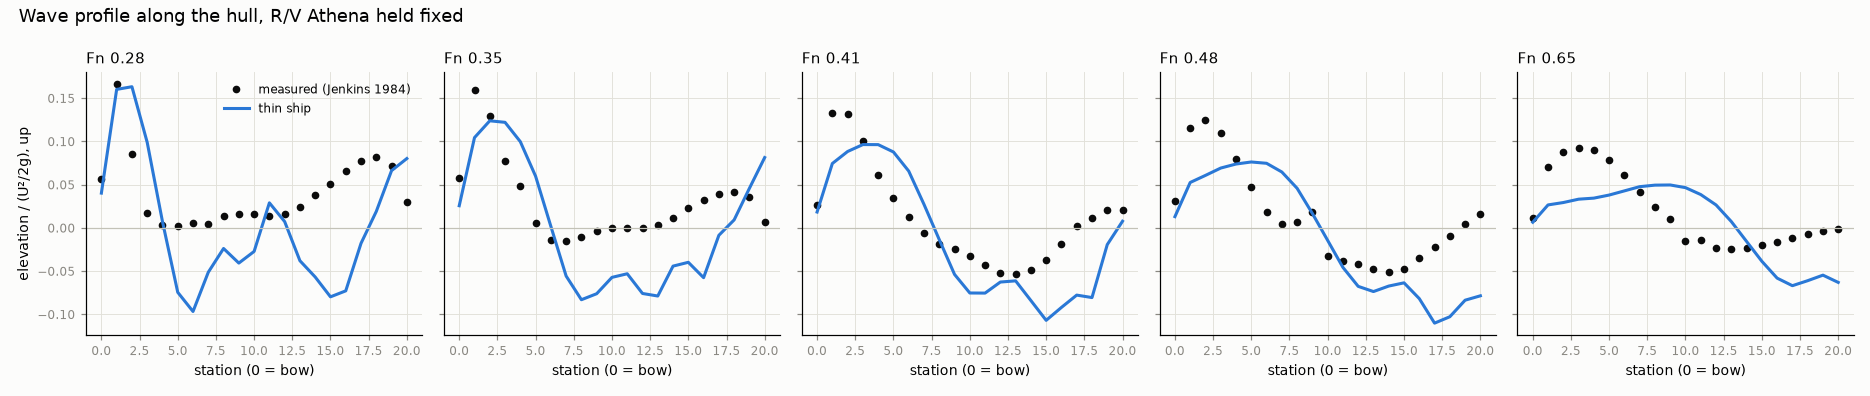

Here is the Python script that generated this plot:
"""
The wave profile along the hull: thin ship against Jenkins' (1984) measurements
on R/V Athena held at zero sinkage and trim.

    uv run python validation/athena/wave_profile.py

Elevations are given as zeta / (U^2 / 2g), positive UP (the report's sign is
reversed). The thin-ship elevation is the linear wave field evaluated on the
still waterline at the hull side. Writes `wave_profile.md` and `.png`.
"""

import csv
import math
import warnings
from pathlib import Path

import matplotlib

matplotlib.use("Agg")
import matplotlib.pyplot as plt
import numpy as np

warnings.filterwarnings("ignore")
from athena import LPP, athena_hull

HERE = Path(__file__).parent
G = 9.80665
rows = list(csv.DictReader(l for l in open(HERE / "jenkins1984_wave_profile_fixed.csv") if not l.startswith("#")))
stations = np.array([float(r["station"]) for r in rows])
froudes = [0.28, 0.35, 0.41, 0.48, 0.65]
measured = {fn: -np.array([float(r[f"Fn{fn:.2f}"]) for r in rows]) for fn in froudes}

hull = athena_hull(transom_closure="none")
x = stations / 20.0 * LPP
y = np.array([np.interp(0.0, hull.levels, hull.half_breadths[np.argmin(np.abs(hull.stations - xi))]) for xi in x])
model = {}
for fn in froudes:
    v = fn * math.sqrt(G * LPP)
    field = hull.wave_field(v, G, level=2)
    model[fn] = np.ravel(field.elevation(x, y)) / (v**2 / (2 * G))

out = ["# Wave profile along R/V Athena's hull, held fixed: thin ship against Jenkins (1984)", "",
       "zeta / (U^2 / 2g), positive up. Bow crest = the highest point over stations 0-6.", "",
       "| Fn | measured bow crest (station) | thin-ship bow crest (station) | ratio | mean over stations 0-4: measured, thin ship | U^2/2g [mm] |",
       "|---|---|---|---|---|---|"]
fig, axes = plt.subplots(1, 5, figsize=(17, 3.6), sharey=True, facecolor="#fcfcfb")
for ax, fn in zip(axes, froudes):
    fore = stations <= 6
    im, ic = int(np.argmax(measured[fn][fore])), int(np.argmax(model[fn][fore]))
    head = 1000 * (fn * math.sqrt(G * LPP)) ** 2 / (2 * G)
    out.append(f"| {fn:.2f} | {measured[fn][im]:.3f} ({stations[im]:.0f}) | {model[fn][ic]:.3f} ({stations[ic]:.0f}) | "
               f"{model[fn][ic] / measured[fn][im]:.2f} | {measured[fn][:5].mean():.3f}, {model[fn][:5].mean():.3f} | {head:.0f} |")
    ax.plot(stations, measured[fn], color="#0b0b0b", marker="o", markersize=4, linestyle="none", label="measured (Jenkins 1984)")
    ax.plot(stations, model[fn], color="#2a78d6", linewidth=2, label="thin ship")
    ax.axhline(0, color="#c3c2b7", linewidth=0.8)
    ax.set_title(f"Fn {fn:.2f}", loc="left", fontsize=10); ax.set_xlabel("station (0 = bow)", fontsize=9)
    ax.set_facecolor("#fcfcfb"); ax.grid(True, color="#e1e0d9", linewidth=0.6); ax.tick_params(colors="#898781", labelsize=8)
    for side in ("top", "right"):
        ax.spines[side].set_visible(False)
axes[0].set_ylabel("elevation / (U²/2g), up", fontsize=9); axes[0].legend(frameon=False, fontsize=8)
fig.suptitle("Wave profile along the hull, R/V Athena held fixed", x=0.01, ha="left", fontsize=12)
fig.tight_layout(); fig.savefig(HERE / "wave_profile.png", dpi=110)
out += ["", "| station | " + " | ".join(f"Fn {fn:.2f}: meas, thin" for fn in froudes) + " |", "|---|" + "---|" * len(froudes)]
for i, st in enumerate(stations):
    out.append(f"| {st:.0f} | " + " | ".join(f"{measured[fn][i]:+.3f}, {model[fn][i]:+.3f}" for fn in froudes) + " |")
(HERE / "wave_profile.md").write_text("\n".join(out) + "\n")
print("\n".join(out))
